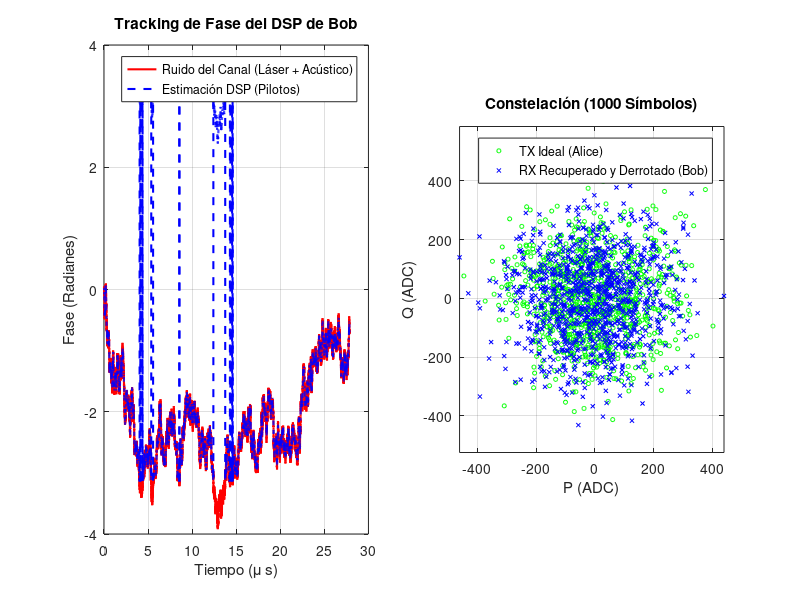

Source code (MATLAB): (Note: this script raises an error after producing the figure.)
%% ========================================================================
%  MASTER TESTBENCH: END-TO-END CV-QKD (Láser -> Fibra -> DSP -> Math)
% ========================================================================
clear; clc; close all;

%% 0. RUTAS DEL PROYECTO (ajusta si mueves el script)
SCRIPT_DIR = fileparts(mfilename('fullpath'));
if isempty(SCRIPT_DIR), SCRIPT_DIR = pwd(); end
addpath(SCRIPT_DIR);
DATA_DIR   = fullfile(SCRIPT_DIR, '..', 'data');
BOB_DIR    = fullfile(SCRIPT_DIR, '..', '..', 'cvqkd_bob');
ALICE_DATA_DIR = fullfile(SCRIPT_DIR, '..', '..', 'cvqkd_alice', 'data');
ALICE_SIM_DIR  = fullfile(SCRIPT_DIR, '..', '..', 'cvqkd_alice', 'sim');

%% 0. RUTAS DEL PROYECTO (ajusta si mueves el script)
SCRIPT_DIR = fileparts(mfilename('fullpath'));
DATA_DIR   = fullfile(SCRIPT_DIR, '..', 'data');
BOB_DIR    = fullfile(SCRIPT_DIR, '..', '..', 'cvqkd_bob');

%% 1. PARÁMETROS DEL SISTEMA
ENABLE_EXPORT_VIVADO = true;

% --- Parámetros de Trama y Memoria ---
L_trama     = 16;      % 1 Piloto + 15 Datos
N_BOB_DATA  = 26112;   % Datos útiles que caben en la RAM de Bob -> genero el doble para poder sacrificar
N_FRAMES    = ceil(N_BOB_DATA / 15); % ~1741 tramas
N_SAMPLES   = N_BOB_DATA/2;   % Datos sacrificados para la estimación

% En la fibra viajan los datos + los pilotos. Sumamos 1 piloto final para interpolar
N_FIBER     = N_FRAMES * L_trama + 1; 

% --- Parámetros Físicos del Canal ---
Ts           = 1e-9;   % Tiempo de símbolo (1 Gbaud)
T_real       = 0.8;    % Transmitancia real de la fibra
xi_real      = 0.15;   % Ruido en exceso cuántico (SNU)
V_A_snu      = 2.0;  % Varianza de Alice (SNU)
env_va = getenv('VA_SNU');
if ~isempty(env_va)
    V_A_snu = str2double(env_va);
end
V_elec_snu   = 0.1;    % Ruido electrónico (SNU)
eta_detector = 0.6;    % Eficiencia del fotodiodo

% --- Calibración del Hardware (ADC) ---
N0_adc_var   = 10000;  % Varianza para 1 SNU
Amp_Piloto   = 20000;  % Amplitud fuerte para el pulso piloto (para no perder fase)

%% 2. MODELO DE RUIDO DE FASE DEL CANAL (Tu código integrado)
disp('1. Generando Perfil de Ruido de Fase (Wiener + Acústico)...');
t = (0:N_FIBER-1)' * Ts;

% A) Proceso de Wiener (Ancho de línea del láser 100 kHz)
sigma_w = sqrt(2 * pi * 100e3 * Ts); 
ruido_wiener = sigma_w * randn(N_FIBER, 1);
fase_wiener = cumsum(ruido_wiener);  

% B) Ruido Acústico (500 Hz)
f_acustica = 500; 
A_acustica = 0.5; 
fase_acustica = A_acustica * sin(2 * pi * f_acustica * t);

% C) Deriva Total
fase_total_canal = fase_wiener + fase_acustica;

%% 3. ALICE: GENERACIÓN CUÁNTICA CON PILOTOS INTERCALADOS
disp('2. Alice transmitiendo (Datos + Pilotos)...');
VarA_adc = V_A_snu * N0_adc_var;

P_A_tx = zeros(N_FIBER, 1);
Q_A_tx = zeros(N_FIBER, 1);

idx_pilotos = 1:L_trama:N_FIBER;
idx_datos   = setdiff(1:N_FIBER, idx_pilotos);

% Alice genera ruido Gaussiano para los datos
P_A_tx(idx_datos) = sqrt(VarA_adc) * randn(length(idx_datos), 1);
Q_A_tx(idx_datos) = sqrt(VarA_adc) * randn(length(idx_datos), 1);

% Alice inserta los pilotos fuertes en la cuadratura P (Fase 0)
P_A_tx(idx_pilotos) = Amp_Piloto;
Q_A_tx(idx_pilotos) = 0;

%% 4. EL CANAL: ATENUACIÓN Y AWGN
disp('3. La fibra atenúa e inyecta AWGN...');
Ruido_Total_snu = 1.0 + V_elec_snu + (T_real * eta_detector * xi_real);
Ruido_Total_adc = Ruido_Total_snu * N0_adc_var;

Z_noise_P = sqrt(Ruido_Total_adc) * randn(N_FIBER, 1);
Z_noise_Q = sqrt(Ruido_Total_adc) * randn(N_FIBER, 1);

% Rotación de Fase + Atenuación + AWGN
P_rx_ideal = sqrt(T_real * eta_detector) * P_A_tx;
Q_rx_ideal = sqrt(T_real * eta_detector) * Q_A_tx;

P_B_rx = P_rx_ideal .* cos(fase_total_canal) - Q_rx_ideal .* sin(fase_total_canal) + Z_noise_P;
Q_B_rx = P_rx_ideal .* sin(fase_total_canal) + Q_rx_ideal .* cos(fase_total_canal) + Z_noise_Q;

%% 5. RECEPCIÓN Y DSP DE BOB (Recuperación de Fase Vectorizada)
disp('4. DSP de Bob: Siguiendo y deshaciendo la fase (Unwrap)...');

% 1. Extracción de los pilotos recibidos y cálculo de su fase cruda
P_pilotos_rx = P_B_rx(idx_pilotos);
Q_pilotos_rx = Q_B_rx(idx_pilotos);

fase_pilotos_raw = atan2(Q_pilotos_rx, P_pilotos_rx);

% 2. EL SECRETO: Desenrollar la fase para evitar saltos de 2*pi
fase_pilotos_limpia = unwrap(fase_pilotos_raw);

% 3. Interpolación lineal para estimar la fase de todos los símbolos
% (interp1 interpola los huecos de los datos basándose en los pilotos YA desenrollados)
fase_estimada = interp1(idx_pilotos, fase_pilotos_limpia, (1:N_FIBER)', 'linear');
% wrapToPi is not available in Octave; inline the wrapping
fase_estimada = mod(fase_estimada + pi, 2*pi) - pi;
%fase_estimada_datos = fase_estimada(idx_datos);

% (Pequeño arreglo por si el último símbolo queda fuera de la interpolación)
fase_estimada(isnan(fase_estimada)) = fase_estimada(find(~isnan(fase_estimada), 1, 'last'));

% 4. Des-rotación de toda la trama a la vez (DSP Vectorizado)
P_B_rec_full = P_B_rx .* cos(-fase_estimada) - Q_B_rx .* sin(-fase_estimada);
Q_B_rec_full = P_B_rx .* sin(-fase_estimada) + Q_B_rx .* cos(-fase_estimada);

% 5. Extraemos solo los datos útiles (descartando los pilotos de la trama)
P_A_data = P_A_tx(idx_datos); 
Q_A_data = Q_A_tx(idx_datos);
P_B_rec  = P_B_rec_full(idx_datos);
Q_B_rec  = Q_B_rec_full(idx_datos);

% 6. Truncamos al tamaño exacto de la RAM de Bob
P_A_data = P_A_data(1:N_BOB_DATA);
Q_A_data = Q_A_data(1:N_BOB_DATA);
P_B_rec  = P_B_rec(1:N_BOB_DATA);
Q_B_rec  = Q_B_rec(1:N_BOB_DATA);

% Cuantizamos a 16 bits todo lo recuperado (Bob RAM) y lo original (Alice RAM)
P_A_int = int16(round(P_A_data)); Q_A_int = int16(round(Q_A_data));
P_B_int = int16(round(P_B_rec));  Q_B_int = int16(round(Q_B_rec));

%% 6. SELECCIÓN DE PUNTEROS Y ESTIMACIÓN FLOTANTE (MATLAB IDEAL)
disp('5. Seleccionando muestras de sacrificio y calculando métricas...');
punteros = sort(randperm(N_BOB_DATA, N_SAMPLES)') - 1;

% Máscara de sacrificio (1 = sacrificar, 0 = mantener)
mascara_sacrificio = zeros(N_BOB_DATA, 1);
mascara_sacrificio(punteros + 1) = 1;

% Sacamos las muestras correlacionadas usando los punteros
P_B_sac = P_B_int(punteros + 1); Q_B_sac = Q_B_int(punteros + 1);
P_A_sac = P_A_int(punteros + 1); Q_A_sac = Q_A_int(punteros + 1);

% Funciones nativas de MATLAB (Flotante)
var_B_float = (var(double(P_B_sac), 1) + var(double(Q_B_sac), 1)) / 2;
cov_mat_P = cov(double(P_A_sac), double(P_B_sac), 1);
cov_mat_Q = cov(double(Q_A_sac), double(Q_B_sac), 1);
cov_AB_float = (cov_mat_P(1,2) + cov_mat_Q(1,2)) / 2;

Sigma_Sq_ideal   = var_B_float;
Sigma_ideal      = sqrt(Sigma_Sq_ideal);
Sqrt_T_eta_ideal = cov_AB_float / VarA_adc;
T_eta_ideal = Sqrt_T_eta_ideal^2; % T * eta = (Cov / VarA)^2

%% 7. EMULACIÓN PUNTO FIJO (LLR_Math_Unit FPGA)
disp('6. Emulando el Hardware de Punto Fijo (FPGA)...');

sum_P_B = sum(int64(P_B_sac)); sum_sq_P_B = sum(int64(P_B_sac).^2);
sum_Q_B = sum(int64(Q_B_sac)); sum_sq_Q_B = sum(int64(Q_B_sac).^2);
sum_P_A = sum(int64(P_A_sac)); sum_cov_P  = sum(int64(P_A_sac) .* int64(P_B_sac));
sum_Q_A = sum(int64(Q_A_sac)); sum_cov_Q  = sum(int64(Q_A_sac) .* int64(Q_B_sac));

N_int = int64(N_SAMPLES); INV_2N2 = int64(round(2^45 / ((N_SAMPLES/2)^2)));
cross_P_AB = sum_P_A * sum_P_B; cross_Q_AB = sum_Q_A * sum_Q_B;
sq_sum_P_B = sum_P_B * sum_P_B; sq_sum_Q_B = sum_Q_B * sum_Q_B;

num_cov_AB = (N_int * (sum_cov_P + sum_cov_Q)) - (cross_P_AB + cross_Q_AB);
num_var_B  = (N_int * (sum_sq_P_B + sum_sq_Q_B)) - (sq_sum_P_B + sq_sum_Q_B);

if exist('OCTAVE_VERSION', 'builtin')
    num_cov_AB_d = double(num_cov_AB);
    num_var_B_d  = double(num_var_B);
    inv_2n2_d = double(INV_2N2);
    cov_AB_pure = int64(floor((num_cov_AB_d * inv_2n2_d) / 2^48));
    var_B_pure  = int64(floor((num_var_B_d  * inv_2n2_d) / 2^48));
else
    cov_AB_pure = bitshift(typecast(uint64(num_cov_AB) .* uint64(INV_2N2), 'int64'), -48);
    var_B_pure  = bitshift(typecast(uint64(num_var_B)  .* uint64(INV_2N2), 'int64'), -48);
end

Sigma_Sq_fp  = var_B_pure;
T_raw_15bits = bitshift(cov_AB_pure * 32768, 0) / int64(VarA_adc);
Sqrt_T_eta_fp = T_raw_15bits * 2;
T_eta_fp = bitshift(int64(Sqrt_T_eta_fp)^2, -16);

Sigma_raw_cordic = floor(sqrt(max(double(Sigma_Sq_fp), 0)));
Sigma_fp         = int64(double(Sigma_raw_cordic) * 65536.0);

%% 8. GRÁFICAS DEL GEMELO DIGITAL
figure('Name', 'End-to-End QKD Tracker', 'Position', [100, 100, 1200, 600]);

% Gráfica de Ruido de Fase (DSP vs Canal)
subplot(1, 2, 1);
plot(t * 1e6, fase_total_canal, 'r', 'LineWidth', 1.5); hold on;
plot(t * 1e6, fase_estimada, 'b--', 'LineWidth', 1.5);
title('Tracking de Fase del DSP de Bob');
xlabel('Tiempo (\mu s)'); ylabel('Fase (Radianes)');
legend('Ruido del Canal (Láser + Acústico)', 'Estimación DSP (Pilotos)');
grid on;

% Constelación de los datos recuperados (Primeros 1000)
subplot(1, 2, 2);
plot(P_A_data(1:1000), Q_A_data(1:1000), 'go', 'MarkerSize', 3); hold on;
plot(P_B_rec(1:1000), Q_B_rec(1:1000), 'bx', 'MarkerSize', 3);
title('Constelación (1000 Símbolos)');
xlabel('P (ADC)'); ylabel('Q (ADC)');
legend('TX Ideal (Alice)', 'RX Recuperado y Derrotado (Bob)');
grid on; axis equal;

%% 9. RECONCILIACIÓN MULTIDIMENSIONAL (8D) Y EXTRACCIÓN DE LLRs
disp('8. Simulando Mapeo Multidimensional (MDR 8D)...');

N_dimensiones = 8;
symbols_per_block = N_dimensiones / 2; % 4 simbolos complejos -> 8D
N_bloques = floor(N_BOB_DATA / symbols_per_block);

num_used = N_bloques * symbols_per_block;
P_A_mdr = double(P_A_data(1:num_used));
Q_A_mdr = double(Q_A_data(1:num_used));
P_B_mdr = double(P_B_rec(1:num_used));
Q_B_mdr = double(Q_B_rec(1:num_used));

X = zeros(N_dimensiones, N_bloques);
Y = zeros(N_dimensiones, N_bloques);
for blk = 1:N_bloques
    base = (blk-1) * symbols_per_block;
    X(:, blk) = [P_A_mdr(base+1); Q_A_mdr(base+1); P_A_mdr(base+2); Q_A_mdr(base+2); ...
                 P_A_mdr(base+3); Q_A_mdr(base+3); P_A_mdr(base+4); Q_A_mdr(base+4)];
    Y(:, blk) = [P_B_mdr(base+1); Q_B_mdr(base+1); P_B_mdr(base+2); Q_B_mdr(base+2); ...
                 P_B_mdr(base+3); Q_B_mdr(base+3); P_B_mdr(base+4); Q_B_mdr(base+4)];
end

bits_bob_all = randi([0 1], N_dimensiones, N_bloques);
LLR_all = zeros(N_dimensiones, N_bloques);

sigma_eff = double(Sigma_ideal);
inv_sigma2 = 2.0 / (sigma_eff * sigma_eff + eps);

for blk = 1:N_bloques
    % --- 1. DATOS DE BOB Y ALICE ---
    Y_i = Y(:, blk);
    X_i = X(:, blk);
    
    % --- 2. BOB: Mapeo y generación del mensaje público ---
    norm_y = norm(Y_i);
    if norm_y == 0, norm_y = 1.0; end
    Y_norm = Y_i / norm_y;
    
    M_Y = generar_matriz_ortogonal(Y_norm); % Bob construye su matriz 8x8
    
    b_i = bits_bob_all(:, blk);             % Bits aleatorios (0 o 1)
    C_i = 1 - 2*b_i;                        % Mapeo polar (+1 o -1)
    m_i = M_Y' * C_i;                       % El mensaje público (R) que viaja hacia Alice
    
    % --- 3. ALICE: Reconstrucción y cálculo de LLR ---
    norm_x = norm(X_i);
    if norm_x == 0, norm_x = 1.0; end
    X_norm = X_i / norm_x;
    
    % Alice construye su propia matriz con sus medidas cuánticas
    M_X = generar_matriz_ortogonal(X_norm); 
    
    % Alice "deshace" la rotación de Bob mediante multiplicación matricial
    U = M_X * m_i; 
    
    % Cálculo final del LLR (incorporando la energía de ambos vectores)
    LLR_all(:, blk) = inv_sigma2 * norm_x * norm_y * U;
end

llrs_rx = LLR_all(:);
key_bits_tx = bits_bob_all(:);

%% 10. Carga y expansión de la matriz LDPC
bg_matrix = load(fullfile(BOB_DIR, 'NR_1_1_384.txt'));
bg_matrix = load(fullfile(BOB_DIR, 'NR_1_1_384.txt'));
[mb, nb] = size(bg_matrix);
Z = 384;

disp('   Construyendo matriz H dispersa (Lifting)...');
H = sparse(mb*Z, nb*Z);
for i = 1:mb
    for j = 1:nb
        shift = bg_matrix(i,j);
        if shift ~= -1
            I_z = speye(Z);
            circulant = circshift(I_z, [0, shift]);
            H((i-1)*Z+1 : i*Z, (j-1)*Z+1 : j*Z) = circulant;
        end
    end
end

% 4. Cálculo de Síndrome (para verificación del decodificador LDPC de Alice)
% El syndrome se computa como H * key_bits_tx para las 68 columnas reales.
disp('   Calculando Sindrome LDPC (Bloque 1)...');
block_1 = key_bits_tx(1:nb*Z);
syndrome_1 = mod(H * double(block_1), 2);
num_errores_syndrome = sum(syndrome_1);

fprintf('   [!] Bits de Síndrome activos (Ecuaciones fallidas): %d / %d\n', num_errores_syndrome, mb*Z);

%% 10B. RECONCILIACION INVERSA LDPC (Scaled Min-Sum)
disp('   Iniciando decodificacion LDPC (scaled min-sum)...');

alpha = 0.75;
max_iter = 200;
llr_scale = 1.0;

% LLRs de canal para el bloque 1 (soft input de Alice)
llr_ch = llrs_rx(1:nb*Z) * llr_scale;

% Construir listas de vecinos a partir de H
[rows_h, cols_h] = find(H);
num_edges = length(rows_h);
cn_edges = cell(mb*Z, 1);
vn_edges = cell(nb*Z, 1);
for e = 1:num_edges
    cn_edges{rows_h(e)}(end+1) = e;
    vn_edges{cols_h(e)}(end+1) = e;
end

% Mensajes por arista
msg_v2c = zeros(num_edges, 1);
msg_c2v = zeros(num_edges, 1);

% Inicializacion: VN -> CN con LLR de canal
for v = 1:nb*Z
    edges_v = vn_edges{v};
    if ~isempty(edges_v)
        msg_v2c(edges_v) = llr_ch(v);
    end
end

metrics_unsat = zeros(max_iter, 1);
metrics_ber   = zeros(max_iter, 1);
metrics_flips = zeros(max_iter, 1);
bits_prev = zeros(nb*Z, 1);
iter_converged = 0;

for iter = 1:max_iter
    % --- CN update (scaled min-sum) ---
    for c = 1:mb*Z
        edges_c = cn_edges{c};
        if isempty(edges_c)
            continue;
        end
        msgs = msg_v2c(edges_c);
        abs_vals = abs(msgs);
        sign_vals = sign(msgs);
        sign_vals(sign_vals == 0) = 1;

        min1 = inf;
        min2 = inf;
        count_min1 = 0;
        for k = 1:length(abs_vals)
            a = abs_vals(k);
            if a < min1
                min2 = min1;
                min1 = a;
                count_min1 = 1;
            elseif a == min1
                count_min1 = count_min1 + 1;
            elseif a < min2
                min2 = a;
            end
        end
        if isinf(min2)
            min2 = min1;
        end

        syndrome_sign = 1 - 2 * syndrome_1(c);
        sign_prod = prod(sign_vals) * syndrome_sign;

        for k = 1:length(edges_c)
            if abs_vals(k) == min1 && count_min1 == 1
                min_use = min2;
            else
                min_use = min1;
            end
            sign_excl = sign_prod * sign_vals(k);
            msg_c2v(edges_c(k)) = alpha * sign_excl * min_use;
        end
    end

    % --- VN update ---
    llr_post = zeros(nb*Z, 1);
    for v = 1:nb*Z
        edges_v = vn_edges{v};
        if isempty(edges_v)
            llr_post(v) = llr_ch(v);
        else
            sum_c2v = sum(msg_c2v(edges_v));
            llr_post(v) = llr_ch(v) + sum_c2v;
            msg_v2c(edges_v) = llr_post(v) - msg_c2v(edges_v);
        end
    end

    % --- Hard decision y verificacion de sindrome ---
    bits_est = (llr_post < 0);
    syndrome_est = mod(H * double(bits_est), 2);
    unsat = sum(syndrome_est ~= syndrome_1);
    metrics_unsat(iter) = unsat;
    metrics_ber(iter) = sum(bits_est ~= block_1) / length(block_1);
    metrics_flips(iter) = sum(bits_est ~= bits_prev);
    bits_prev = bits_est;

    if unsat == 0
        iter_converged = iter;
        fprintf('   [OK] Convergencia LDPC en %d iteraciones (early finish).\n', iter);
        break;
    end
end

if iter_converged == 0
    iter_converged = max_iter;
    fprintf('   [!] No convergio en %d iteraciones.\n', max_iter);
end

fprintf('   -> BER residual (bloque 1): %.6f\n', metrics_ber(iter_converged));
fprintf('   -> Checks no satisfechos (ultima iter): %d\n', metrics_unsat(iter_converged));
fprintf('   -> Flips en ultima iteracion: %d\n', metrics_flips(iter_converged));

%% 11. TABLA DE RESULTADOS Y EXPORTACIÓN
disp('============================================================================');
disp('   MÉTRICA            |   FLOTANTE (Ideal)  |   PUNTO FIJO (FPGA) |  ERROR  ');
disp('----------------------+---------------------+---------------------+---------');
fprintf(' T (Transmitancia) | %19.4f | %19.4f | %7.4f \n', T_eta_ideal, double(T_eta_fp)/65536, abs(T_eta_ideal - double(T_eta_fp)/65536));
fprintf(' Sqrt(T*n)         | %19.4f | %19.4f | %7.4f \n', Sqrt_T_eta_ideal, double(Sqrt_T_eta_fp)/65536, abs(Sqrt_T_eta_ideal - double(Sqrt_T_eta_fp)/65536));
fprintf(' Sigma^2 (Entero)  | %19.4f | %19.4f | %7.4f \n', Sigma_Sq_ideal, double(Sigma_Sq_fp), abs(Sigma_Sq_ideal - double(Sigma_Sq_fp)));
fprintf(' Sigma   (Q16.16)  | %19.4f | %19.4f | %7.4f \n', Sigma_ideal, double(Sigma_fp)/65536, abs(Sigma_ideal - double(Sigma_fp)/65536));
disp('========================================================================');

if ENABLE_EXPORT_VIVADO
    disp('9. Exportando RAMs para Testbench de Vivado...');

    fase_estimada_datos = fase_estimada(idx_datos);
    fase_est_q15 = int32(round(fase_estimada_datos * 32768));

    fid_est = fopen(fullfile(DATA_DIR, 'fase_estimada_datos.txt'), 'w');
    fid_est = fopen(fullfile(DATA_DIR, 'fase_estimada_datos.txt'), 'w');
    for i=1:length(fase_est_q15)
        fprintf(fid_est, '%08X\n', typecast(fase_est_q15(i), 'uint32'));
    end
    fclose(fid_est);

    fases_q15 = int32(round(fase_pilotos_raw * 32768));
    
    fid_pil = fopen(fullfile(DATA_DIR, 'fase_pilotos_raw.txt'), 'w');
    fid_pil = fopen(fullfile(DATA_DIR, 'fase_pilotos_raw.txt'), 'w');
    for i=1:length(fases_q15)
        % Guardamos en Hexadecimal de 32 bits (aunque la FPGA usará los 18 bajos)
        fprintf(fid_pil, '%08X\n', typecast(fases_q15(i), 'uint32'));
    end
    fclose(fid_pil);
    
    fid_ptr = fopen(fullfile(DATA_DIR, 'ptr_ram.txt'), 'w');
    fid_ptr = fopen(fullfile(DATA_DIR, 'ptr_ram.txt'), 'w');
    for i=1:N_SAMPLES, fprintf(fid_ptr, '%04X\n', punteros(i)); end; fclose(fid_ptr);
    
    fid_mask = fopen(fullfile(DATA_DIR, 'mask_bit.txt'), 'w');
    fid_mask = fopen(fullfile(DATA_DIR, 'mask_bit.txt'), 'w');
    for i=1:N_BOB_DATA, fprintf(fid_mask, '%d\n', mascara_sacrificio(i)); end; fclose(fid_mask);
    
    fid_bob = fopen(fullfile(DATA_DIR, 'bob_ram.txt'), 'w');
    fid_bob = fopen(fullfile(DATA_DIR, 'bob_ram.txt'), 'w');
    for i=1:N_BOB_DATA, fprintf(fid_bob, '%04X%04X\n', typecast(Q_B_int(i), 'uint16'), typecast(P_B_int(i), 'uint16')); end; fclose(fid_bob);
    
    fid_alice = fopen(fullfile(DATA_DIR, 'alice_ram.txt'), 'w');
    fid_alice = fopen(fullfile(DATA_DIR, 'alice_ram.txt'), 'w');
    % CUIDADO: La BRAM de Alice solo almacena las 26112 de sacrificio
    for i=1:N_SAMPLES, fprintf(fid_alice, '%04X%04X\n', typecast(Q_A_sac(i), 'uint16'), typecast(P_A_sac(i), 'uint16')); end; fclose(fid_alice);

    fid_exp = fopen(fullfile(DATA_DIR, 'expected_llr_math.txt'), 'w');
    fid_exp = fopen(fullfile(DATA_DIR, 'expected_llr_math.txt'), 'w');
    fprintf(fid_exp, '%08X\n', typecast(int32(T_eta_fp),      'uint32'));
    fprintf(fid_exp, '%08X\n', typecast(int32(Sqrt_T_eta_fp), 'uint32'));
    fprintf(fid_exp, '%08X\n', typecast(int32(Sigma_Sq_fp),   'uint32'));
    fprintf(fid_exp, '%08X\n', typecast(int32(Sigma_fp),      'uint32'));

    % =====================================================================
    % Exportar Datos Crudos (ADC) para el DSP en FPGA
    % Cuantizamos a 16 bits la señal cruda con el ruido de fase INCLUIDO
    % =====================================================================
    P_ADC = int16(round(P_B_rx));
    Q_ADC = int16(round(Q_B_rx));

    fid_adc = fopen(fullfile(DATA_DIR, 'bob_raw_adc.txt'), 'w');
    fid_adc = fopen(fullfile(DATA_DIR, 'bob_raw_adc.txt'), 'w');
    % Guardamos los 52.224 + pilotos (N_FIBER)
    for i=1:N_FIBER
        fprintf(fid_adc, '%04X%04X\n', typecast(Q_ADC(i), 'uint16'), typecast(P_ADC(i), 'uint16'));
    end
    fclose(fid_adc);
    fclose(fid_exp);

    % Alice full 26112 symbols (for MDR RX verification)
    fid_alice_full = fopen(fullfile(DATA_DIR, 'alice_full_data.txt'), 'w');
    fid_alice_full = fopen(fullfile(DATA_DIR, 'alice_full_data.txt'), 'w');
    for i=1:N_BOB_DATA
        fprintf(fid_alice_full, '%04X%04X\n', typecast(Q_A_int(i), 'uint16'), typecast(P_A_int(i), 'uint16'));
    end
    fclose(fid_alice_full);
    % Bob random bits (for MDR TX verification)
    fid_rand = fopen(fullfile(DATA_DIR, 'bob_random_bits.txt'), 'w');
    fid_rand = fopen(fullfile(DATA_DIR, 'bob_random_bits.txt'), 'w');
    bits_flat = bits_bob_all(:);
    for i=1:length(bits_flat)
        fprintf(fid_rand, '%d\n', bits_flat(i));
    end
    fclose(fid_rand);
    % Expected public messages m_i (for MDR TX verification)
    fid_m = fopen(fullfile(DATA_DIR, 'expected_m_messages.txt'), 'w');
    fid_m = fopen(fullfile(DATA_DIR, 'expected_m_messages.txt'), 'w');
    for blk = 1:N_bloques
        Y_i = Y(:, blk);
        Y_norm = Y_i / norm(Y_i);
        M_Y = generar_matriz_ortogonal(Y_norm);
        m_i = M_Y' * (1 - 2*bits_bob_all(:, blk));
        for dim = 1:N_dimensiones
            m_q31 = int32(round(m_i(dim) * 2^31));
            fprintf(fid_m, '%08X\n', typecast(m_q31, 'uint32'));
        end
    end
    fclose(fid_m);
    % Expected LLR results (for MDR RX verification)
    fid_llr = fopen(fullfile(DATA_DIR, 'expected_llr_results.txt'), 'w');
    fid_llr = fopen(fullfile(DATA_DIR, 'expected_llr_results.txt'), 'w');
    for blk = 1:N_bloques
        for dim = 1:N_dimensiones
            llr_fp = int32(round(LLR_all(dim, blk) * 2^31));
            fprintf(fid_llr, '%08X\n', typecast(llr_fp, 'uint32'));
        end
    end
    fclose(fid_llr);

    %% 12. EXPORTAR u_bits.txt CON LLRs REALES (8-BIT SIGN-MAGNITUDE)
    % Para verificacion exacta del decodificador LDPC de Alice
    disp('9. Exportando LLRs reales cuantizados a 8-bit para LDPC...');
    llrs_flat = LLR_all(:);  % 26112x1, column-major

    % Escala optima para 8-bit signed: normalizar a varianza unitaria
    % y escalar para usar ~40% del rango (±48 en 7-bit), preservando
    % diferencias relativas de confianza entre LLRs.
    std_llr = std(llrs_flat);
    if std_llr > 0
        scale_8bit = 48.0 / std_llr;  % ~3 sigma within 8-bit range
    else
        scale_8bit = 48.0 / max(abs(llrs_flat) + eps);
    end

    fid_u = fopen(fullfile(DATA_DIR, 'u_bits.txt'), 'w');
    for col = 0:67
        % $readmemb: primer caracter = MSB (bit 3071) = VNU[Z-1]
        % Escribimos VNUs en orden inverso (Z-1..0) para que
        % VNU[0] quede en los bits [7:0] del bus
        for vnu = Z-1:-1:0
            idx = col * Z + vnu + 1;
            llr_fp = llrs_flat(idx) * scale_8bit;
            llr_s8 = max(-127, min(127, round(llr_fp)));
            sm_val = abs(llr_s8);
            if llr_s8 < 0
                sm_val = bitset(sm_val, 8);
            end
            fprintf(fid_u, '%s', dec2bin(sm_val, 8));
        end
        fprintf(fid_u, '\n');
    end
    fclose(fid_u);
    % Copiar a cvqkd_alice/sim/ para el testbench Verilator
    copyfile(fullfile(DATA_DIR, 'u_bits.txt'), fullfile(ALICE_DATA_DIR, 'u_bits.txt'));
    copyfile(fullfile(DATA_DIR, 'u_bits.txt'), fullfile(ALICE_SIM_DIR, 'u_bits.txt'));
    fprintf('   [OK] u_bits.txt exportado (68 x %d bits, scale=%.2f)\n', Z*8, scale_8bit);

    % Expected key bits for LDPC decoder verification (bob_key_ref.txt)
    % 68 lines of 384 binary digits each; one line per column
    fid_key = fopen(fullfile(DATA_DIR, 'bob_key_ref.txt'), 'w');
    for blk = 0:67
        for bit = 1:Z
            fprintf(fid_key, '%d', key_bits_tx(blk*Z + bit));
        end
        fprintf(fid_key, '\n');
    end
    fclose(fid_key);
    copyfile(fullfile(DATA_DIR, 'bob_key_ref.txt'), fullfile(ALICE_DATA_DIR, 'bob_key_ref.txt'));
    copyfile(fullfile(DATA_DIR, 'bob_key_ref.txt'), fullfile(ALICE_SIM_DIR, 'bob_key_ref.txt'));
    disp('   [OK] bob_key_ref.txt exportado (68 x 384 bits)');
    
    % Export expected syndrome: 46 rows x 384 bits
    % $readmemb: first char -> MSB (bit[383])
    fid_syn = fopen(fullfile(DATA_DIR, 'expected_syndrome.txt'), 'w');
    for row = 0:mb-1
        row_bits = syndrome_1(row*Z+1 : row*Z+Z);
        for bit = 1:Z
            fprintf(fid_syn, '%d', row_bits(bit));
        end
        fprintf(fid_syn, '\n');
    end
    fclose(fid_syn);
    copyfile(fullfile(DATA_DIR, 'expected_syndrome.txt'), fullfile(ALICE_DATA_DIR, 'expected_syndrome.txt'));
    copyfile(fullfile(DATA_DIR, 'expected_syndrome.txt'), fullfile(ALICE_SIM_DIR, 'expected_syndrome.txt'));
    disp('   [OK] expected_syndrome.txt exportado (46 x 384 bits)');
    % Expected key bits for LDPC decoder verification (bob_key_ref.txt)
    % 68 lines of 384 binary digits each; line 0 is the reference key block
    fid_key = fopen(fullfile(DATA_DIR, 'bob_key_ref.txt'), 'w');
    ref_block = key_bits_tx(1:Z);  % First Z=384 bits of the original key
    for blk = 1:68
        for bit = 1:Z
            fprintf(fid_key, '%d', ref_block(bit));
        end
        fprintf(fid_key, '\n');
    end
    fclose(fid_key);
    disp('   [OK] bob_key_ref.txt exportado (68 x 384 bits)');
    
    disp('   [OK] Archivos de simulación generados con éxito.');
end
